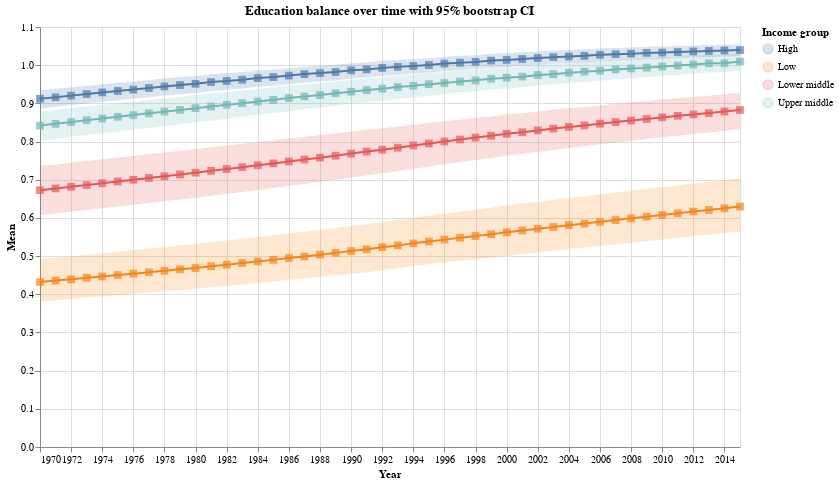

Here is the notebook cell this chart was saved with:
### Markdown cell above
<div class="alert alert-warning" style="color:black">

### Question 3.3 (Optional)
rubric={accuracy:1}

<h4>
Python
</h4>
Add <a href=https://altair-viz.github.io/gallery/line_with_ci.html> a confidence interval band</a>
to your line + square plot by assigning the plot in the previous question to a variable name
and then using layering to add the band.
The default in the link above is a 95% bootstrapped confidence interval.
</div>

### Code cell
# YOUR PYTHON ANSWER GOES HERE
import numpy as np
import altair as alt

def bootstrap_mean_ci(x: np.ndarray, n_boot: int = 300, ci: float = 0.95, seed: int = 0):
    x = x[~np.isnan(x)]
    if len(x) == 0:
        return (np.nan, np.nan)
    rng = np.random.default_rng(seed)
    boots = rng.choice(x, size=(n_boot, len(x)), replace=True).mean(axis=1)
    alpha = 1 - ci
    return (np.quantile(boots, alpha / 2), np.quantile(boots, 1 - alpha / 2))

ci_rows = []
for (inc, yr), g in df_edu.groupby(["income_group", "year"]):
    lo, hi = bootstrap_mean_ci(g["edu_ratio_women_men"].to_numpy(), n_boot=300, ci=0.95, seed=0)
    ci_rows.append({"income_group": inc, "year": yr, "ci_lower": lo, "ci_upper": hi})

edu_ci = pd.DataFrame(ci_rows)

edu_summary = edu_mean.merge(edu_ci, on=["income_group", "year"], how="left")

base = alt.Chart(edu_summary).encode(
    x=alt.X("year:T", title="Year"),
    color=alt.Color("income_group:N", title="Income group"),
    tooltip=[alt.Tooltip("income_group:N", title="Income group"), alt.Tooltip("year:T", title="Year"), alt.Tooltip("mean_ratio:Q", title="Mean ratio", format=".3f"), alt.Tooltip("ci_lower:Q", title="CI lower", format=".3f"), alt.Tooltip("ci_upper:Q", title="CI upper", format=".3f"),
    ],
)

band = base.mark_area(opacity=0.2).encode(y=alt.Y("ci_lower:Q", title="Mean"), y2="ci_upper:Q",)
line = base.mark_line().encode(y="mean_ratio:Q")
points = base.mark_square(size=60).encode(y="mean_ratio:Q")
chart_ci = (band + line + points).properties(width=700, height=420, title="Education balance over time with 95% bootstrap CI")

chart_ci

### Figure 1 — Vega-Lite specification as saved in the notebook (floating-point values rounded to 4 significant figures; data arrays with more than 128 entries replaced by an {"elided": "..."} marker saying what was removed)
{"config": {"view": {"continuousWidth": 300, "continuousHeight": 300}}, "layer": [{"mark": {"type": "area", "opacity": 0.2}, "encoding": {"color": {"field": "income_group", "title": "Income group", "type": "nominal"}, "tooltip": [{"field": "income_group", "title": "Income group", "type": "nominal"}, {"field": "year", "title": "Year", "type": "temporal"}, {"field": "mean_ratio", "format": ".3f", "title": "Mean ratio", "type": "quantitative"}, {"field": "ci_lower", "format": ".3f", "title": "CI lower", "type": "quantitative"}, {"field": "ci_upper", "format": ".3f", "title": "CI upper", "type": "quantitative"}], "x": {"field": "year", "title": "Year", "type": "temporal"}, "y": {"field": "ci_lower", "title": "Mean", "type": "quantitative"}, "y2": {"field": "ci_upper"}}}, {"mark": {"type": "line"}, "encoding": {"color": {"field": "income_group", "title": "Income group", "type": "nominal"}, "tooltip": [{"field": "income_group", "title": "Income group", "type": "nominal"}, {"field": "year", "title": "Year", "type": "temporal"}, {"field": "mean_ratio", "format": ".3f", "title": "Mean ratio", "type": "quantitative"}, {"field": "ci_lower", "format": ".3f", "title": "CI lower", "type": "quantitative"}, {"field": "ci_upper", "format": ".3f", "title": "CI upper", "type": "quantitative"}], "x": {"field": "year", "title": "Year", "type": "temporal"}, "y": {"field": "mean_ratio", "type": "quantitative"}}}, {"mark": {"type": "square", "size": 60}, "encoding": {"color": {"field": "income_group", "title": "Income group", "type": "nominal"}, "tooltip": [{"field": "income_group", "title": "Income group", "type": "nominal"}, {"field": "year", "title": "Year", "type": "temporal"}, {"field": "mean_ratio", "format": ".3f", "title": "Mean ratio", "type": "quantitative"}, {"field": "ci_lower", "format": ".3f", "title": "CI lower", "type": "quantitative"}, {"field": "ci_upper", "format": ".3f", "title": "CI upper", "type": "quantitative"}], "x": {"field": "year", "title": "Year", "type": "temporal"}, "y": {"field": "mean_ratio", "type": "quantitative"}}}], "data": {"name": "data-2defcada9ccaa39ffbf86f3add5cc0c1"}, "height": 420, "title": "Education balance over time with 95% bootstrap CI", "width": 700, "$schema": "https://vega.github.io/schema/vega-lite/v6.1.0.json", "datasets": {"data-2defcada9ccaa39ffbf86f3add5cc0c1": {"elided": "184 records"}}}
